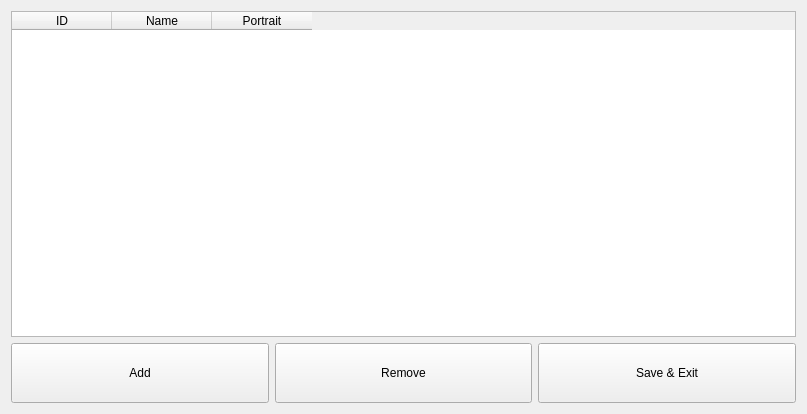
<?xml version="1.0" encoding="UTF-8"?>
<ui version="4.0">
 <class>CharactersView</class>
 <widget class="QWidget" name="CharactersView">
  <property name="geometry">
   <rect>
    <x>0</x>
    <y>0</y>
    <width>807</width>
    <height>414</height>
   </rect>
  </property>
  <property name="windowTitle">
   <string>Form</string>
  </property>
  <layout class="QGridLayout" name="gridLayout">
   <item row="1" column="0">
    <widget class="QPushButton" name="pushButton">
     <property name="minimumSize">
      <size>
       <width>0</width>
       <height>60</height>
      </size>
     </property>
     <property name="text">
      <string>Add</string>
     </property>
    </widget>
   </item>
   <item row="1" column="1">
    <widget class="QPushButton" name="pushButton_2">
     <property name="minimumSize">
      <size>
       <width>0</width>
       <height>60</height>
      </size>
     </property>
     <property name="text">
      <string>Remove</string>
     </property>
    </widget>
   </item>
   <item row="1" column="2">
    <widget class="QPushButton" name="pushButton_3">
     <property name="minimumSize">
      <size>
       <width>0</width>
       <height>60</height>
      </size>
     </property>
     <property name="text">
      <string>Save &amp;&amp; Exit</string>
     </property>
    </widget>
   </item>
   <item row="0" column="0" colspan="3">
    <widget class="QTableWidget" name="tableWidget">
     <column>
      <property name="text">
       <string>ID</string>
      </property>
     </column>
     <column>
      <property name="text">
       <string>Name</string>
      </property>
     </column>
     <column>
      <property name="text">
       <string>Portrait</string>
      </property>
     </column>
    </widget>
   </item>
  </layout>
 </widget>
 <resources/>
 <connections/>
</ui>
